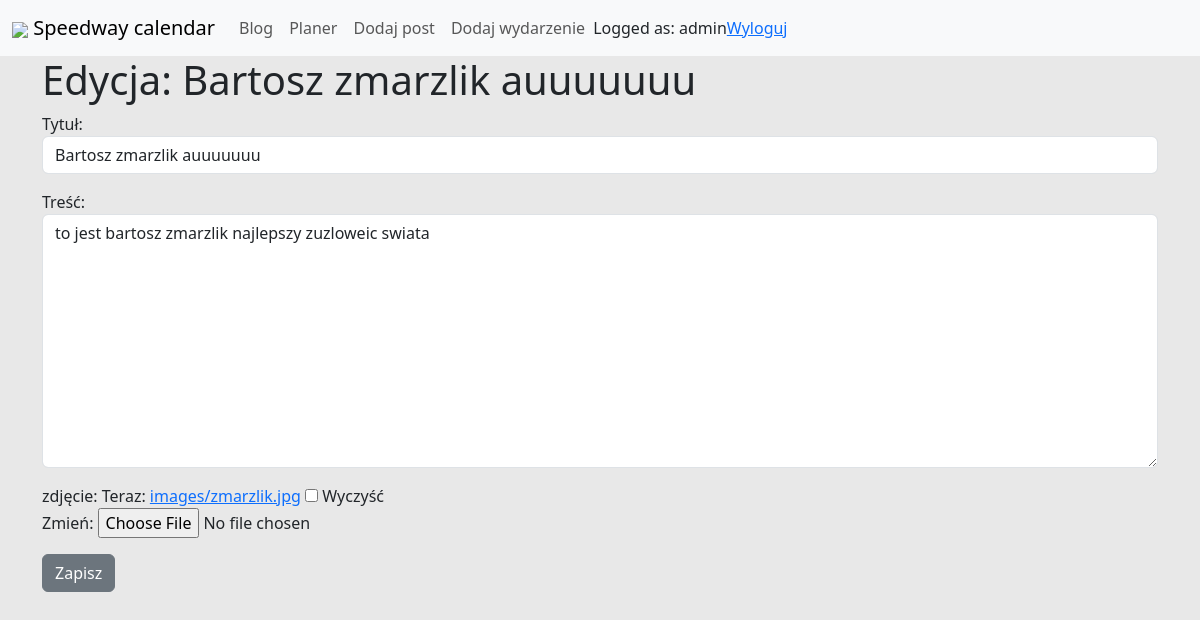
The app's page /post/24/update (signed in) with its own data.
### blog/models.py (models this page shows, shortened)
class Post(models.Model):
    title = models.CharField(max_length=255)
    author = models.ForeignKey(User, on_delete=models.CASCADE)
    slug = models.SlugField(null=True)
    body = models.TextField()
    image = models.ImageField(null=True, blank=True, upload_to="images/")
    created_at = models.DateTimeField(auto_now_add=True)
    updated_at = models.DateTimeField(auto_now=True)
    class Meta:
        ordering = ['-id']

### blog/views.py (the view)
# urls.py: path('post/<int:pk>/update', UpdatePostView.as_view(), name='update'),
class UpdatePostView(LoginRequiredMixin, UserPassesTestMixin, UpdateView):
    model = Post
    template_name = 'blog/update_post.html'
    form_class = PostForm
    login_url = reverse_lazy('login')
    raise_exception = True
    def test_func(self):
        post = self.get_object()
        if self.request.user == post.author or self.request.user.is_superuser:
            return True
        return False

### blog/forms.py
class PostForm(forms.ModelForm):
    class Meta:
        model = Post
        fields = ['title', 'body', 'image']
        labels = {
            'title': 'Tytuł',
            'body': 'Treść',
            'image': 'zdjęcie'
        }
        widgets = {
            'title': forms.TextInput(attrs={'class': 'form-control'}),
            'body': forms.Textarea(attrs={'class': 'form-control'})
        }

### blog/templates/blog/update_post.html (shortened to what this page needs)
{% extends 'base.html' %}
{% block content %}
    <h1>Edycja: {{ post.title }}</h1>
    <form method="POST"  enctype="multipart/form-data">
        {{ form.as_p }}
        <button class="btn btn-secondary">Zapisz</button>
    </form>
{% endblock %}

### templates/base.html (shortened to what this page needs)
{% load static %}
<!doctype html>
<html lang="en">
  <head>
    <link href="https://cdn.jsdelivr.net/npm/bootstrap@5.3.0-alpha1/dist/css/bootstrap.min.css" rel="stylesheet">
    <link rel="stylesheet" href="{% static 'blogasek/styles.css' %}">
  </head>
  <body>
    <nav class="navbar navbar-expand-lg bg-body-tertiary">
      <div class="container-fluid">
        <a class="navbar-brand align-content-center" href="{% url 'blog_home' %}">
            <img src="{% static 'gear.png' %}">
            Speedway calendar
        </a>
        <div class="collapse navbar-collapse" id="navbarNavAltMarkup">
          <div class="navbar-nav">
            <a class="nav-link" aria-current="page" href="{% url 'blog_home' %}">Blog</a>
          </div>
          <div class="navbar-nav">
            <a class="nav-link" aria-current="page" href="{% url 'calendar_home' %}">Planer</a>
          </div>
          <div class="navbar-nav">
            <a class="nav-link" aria-current="page" href="{% url 'add_post' %}">Dodaj post</a>
          </div>
          <div class="navbar-nav">
            <a class="nav-link" aria-current="page" href="{% url 'add_task' %}">Dodaj wydarzenie</a>
          </div>
          {% if user.is_authenticated %}
              <div class="navbar-nav">
                Logged as: {{ user.username }}
                <a href="{% url 'logout' %}">Wyloguj</a>
              </div>
          {% else %}
              <div class="navbar-nav">
                  <a class="nav-link" href="{% url 'login' %}">Login</a>
              </div>
          {% endif %}
      </div>
    </nav>
    <div class="container main-content mt-0">
        {% block content %}
        {% endblock %}
    </div>
  </body>
</html>

### blog/static/blogasek/styles.css (style rules this page uses)
body { background-color: #e8e8e8; }
.main-content { margin-top: 3rem; }

### records on screen
Post: title "Bartosz zmarzlik auuuuuuu", body "to jest bartosz zmarzlik najlepszy zuzloweic swiata"

### other values on screen
{{ user.username }} "admin"
